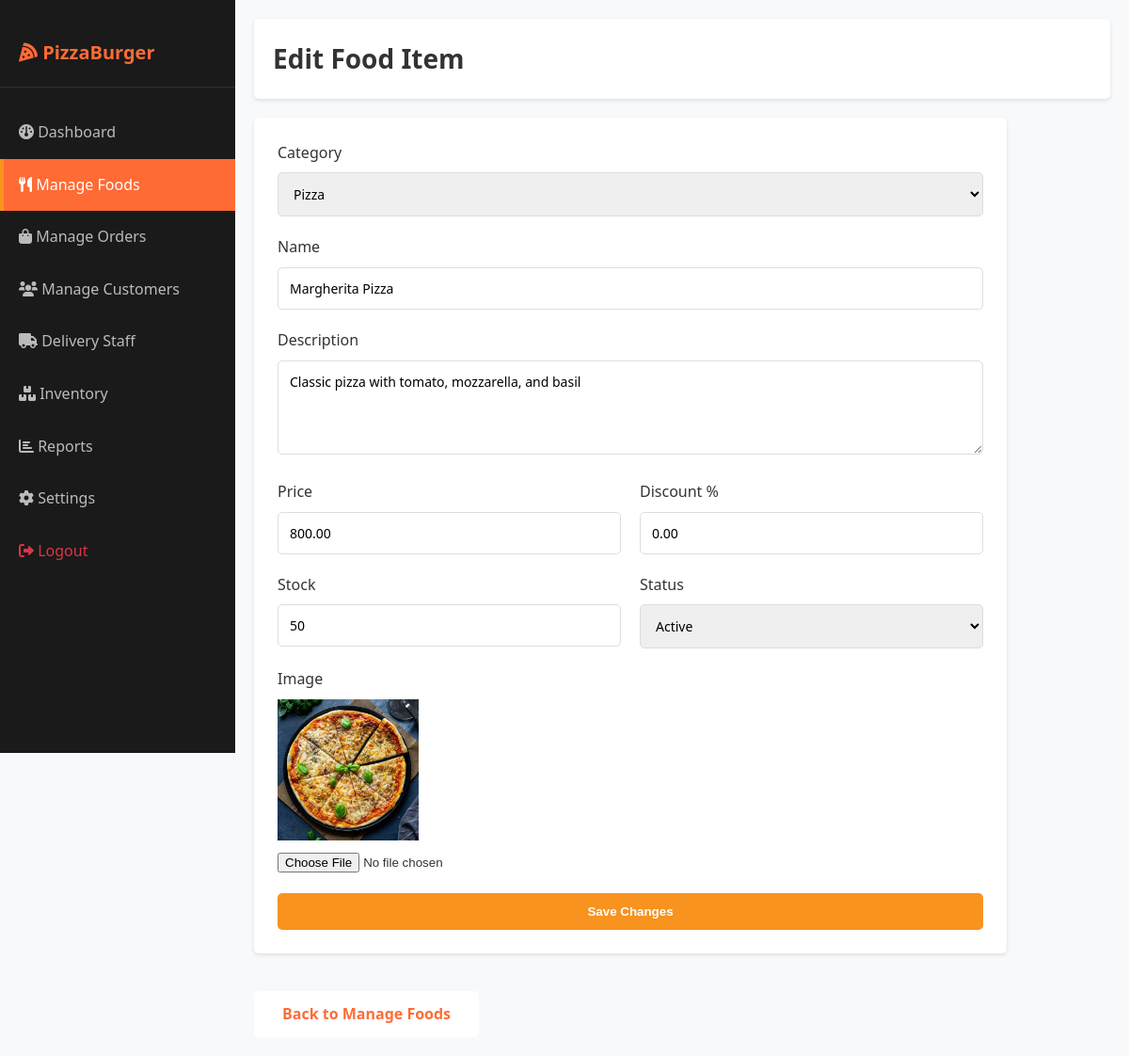
The page /admin/edit-food.php?id=1 (signed in) on the database its author committed.
### tables this page shows
CREATE TABLE IF NOT EXISTS food_items (
    id INT PRIMARY KEY AUTO_INCREMENT,
    category_id INT NOT NULL,
    name VARCHAR(150) NOT NULL,
    description TEXT,
    price DECIMAL(8, 2) NOT NULL,
    discount_percentage DECIMAL(5, 2) DEFAULT 0,
    final_price DECIMAL(8, 2),
    image_path VARCHAR(255),
    status ENUM('active', 'inactive', 'out_of_stock') DEFAULT 'active',
    stock INT DEFAULT 0,
    rating DECIMAL(3, 2) DEFAULT 0,
    total_orders INT DEFAULT 0,
    created_at TIMESTAMP DEFAULT CURRENT_TIMESTAMP,
    updated_at TIMESTAMP DEFAULT CURRENT_TIMESTAMP ON UPDATE CURRENT_TIMESTAMP,
    FOREIGN KEY (category_id) REFERENCES categories(id) ON DELETE CASCADE,
    INDEX idx_category (category_id),
    INDEX idx_status (status),
    INDEX idx_price (price)
);

CREATE TABLE IF NOT EXISTS categories (
    id INT PRIMARY KEY AUTO_INCREMENT,
    name VARCHAR(100) UNIQUE NOT NULL,
    description TEXT,
    image_path VARCHAR(255),
    status ENUM('active', 'inactive') DEFAULT 'active',
    created_at TIMESTAMP DEFAULT CURRENT_TIMESTAMP,
    INDEX idx_name (name),
    INDEX idx_status (status)
);

### backend/classes/Food.php (called while the page is built, shortened)
<?php
require_once 'Database.php';
class Food {
    private $db;
    public function __construct($connection) {
        $this->db = new Database($connection);
    }
    public function getById($id) {
        $result = $this->db->selectOne(
            "SELECT f.*, c.name as category_name
             FROM food_items f
             JOIN categories c ON f.category_id = c.id
             WHERE f.id = ?",
            [$id]
        );
        return $result;
    }
    public function getCategories() {
        $result = $this->db->select("SELECT * FROM categories WHERE status = 'active' ORDER BY name");
        return $result;
    }
}
?>

### backend/classes/Database.php (called while the page is built, shortened)
<?php
class Database {
    private $conn;
    public function __construct($connection) {
        $this->conn = $connection;
    }
    public function select($query, $params = []) {
        $stmt = $this->conn->prepare($query);
        if (!empty($params)) {
            $types = '';
            $values = [];
            foreach ($params as $param) {
                if (is_int($param)) {
                    $types .= 'i';
                } elseif (is_float($param)) {
                    $types .= 'd';
                } else {
                    $types .= 's';
                }
                $values[] = $param;
            }
            array_unshift($values, $types);
            $refs = [];
            foreach ($values as $key => $value) {
                $refs[$key] = &$values[$key];
            }
            call_user_func_array([$stmt, 'bind_param'], $refs);
        }
        if (!$stmt->execute()) {
            return ['success' => false, 'message' => 'Query execution failed: ' . $stmt->error];
        }
        $result = $stmt->get_result();
        $data = [];
        while ($row = $result->fetch_assoc()) {
            $data[] = $row;
        }
        return ['success' => true, 'data' => $data];
    }
    public function selectOne($query, $params = []) {
        $result = $this->select($query, $params);
        if ($result['success'] && !empty($result['data'])) {
            return ['success' => true, 'data' => $result['data'][0]];
        }
        return ['success' => false, 'message' => 'No data found'];
    }
}
?>

### backend/includes/functions.php (called while the page is built, shortened)
<?php
function food_image_url($image_path) {
    $filename = basename(trim((string) $image_path));
    $uploaded_file = UPLOAD_DIR . 'food_images/' . $filename;
    $sample_file = dirname(__FILE__, 3) . '/images/' . $filename;
    if (is_file($sample_file)) {
        return SITE_URL . 'images/' . rawurlencode($filename);
    }
    return SITE_URL . 'images/placeholder.png';
}
?>

### admin/edit-food.php (the view, shortened to what this page needs)
<?php
require_once '../backend/includes/init.php';
$food_obj = new Food($conn);
$categories = $food_obj->getCategories();
$food_id = intval($_GET['id'] ?? 0);
$food_item = null;
if ($food_id) {
    $result = $food_obj->getById($food_id);
    if ($result['success']) {
        $food_item = $result['data'];
    }
}
?>
<!DOCTYPE html>
<html lang="en">
<head>
    <link rel="stylesheet" href="<?php echo SITE_URL; ?>css/style.css">
    <link rel="stylesheet" href="https://cdnjs.cloudflare.com/ajax/libs/font-awesome/6.0.0/css/all.min.css">
</head>
<body>
<div class="admin-container">
    <aside class="sidebar">
        <div class="sidebar-logo">
            <i class="fas fa-pizza-slice"></i> PizzaBurger
        </div>
        <ul class="sidebar-menu">
            <li><a href="dashboard.php"><i class="fas fa-dashboard"></i> Dashboard</a></li>
            <li><a href="manage-foods.php" class="active"><i class="fas fa-utensils"></i> Manage Foods</a></li>
            <li><a href="manage-orders.php"><i class="fas fa-shopping-bag"></i> Manage Orders</a></li>
            <li><a href="manage-customers.php"><i class="fas fa-users"></i> Manage Customers</a></li>
            <li><a href="manage-delivery.php"><i class="fas fa-truck"></i> Delivery Staff</a></li>
            <li><a href="manage-inventory.php"><i class="fas fa-boxes"></i> Inventory</a></li>
            <li><a href="reports.php"><i class="fas fa-chart-bar"></i> Reports</a></li>
            <li><a href="settings.php"><i class="fas fa-cog"></i> Settings</a></li>
            <li><a href="logout.php" style="color: #dc3545 !important;"><i class="fas fa-sign-out-alt"></i> Logout</a></li>
        </ul>
    </aside>
    <main class="main-content">
        <div class="admin-header">
            <h1>Edit Food Item</h1>
        </div>
        <div style="background: white; padding: 25px; border-radius: 5px; box-shadow: 0 2px 4px rgba(0,0,0,0.1); max-width: 800px; margin-bottom: 40px;">
            <form method="POST" enctype="multipart/form-data">
                <div class="form-group">
                    <label>Category</label>
                    <select name="category_id" required>
                        <?php foreach ($categories['data'] as $category): ?>
                            <option value="<?php echo $category['id']; ?>"<?php echo $food_item['category_id'] == $category['id'] ? ' selected' : ''; ?>><?php echo htmlspecialchars($category['name']); ?></option>
                        <?php endforeach; ?>
                    </select>
                </div>
                <div class="form-group">
                    <label>Name</label>
                    <input type="text" name="name" value="<?php echo htmlspecialchars($food_item['name']); ?>" required>
                </div>
                <div class="form-group">
                    <label>Description</label>
                    <textarea name="description" style="min-height: 100px;"><?php echo htmlspecialchars($food_item['description']); ?></textarea>
                </div>
                <div class="row cols-2">
                    <div class="form-group">
                        <label>Price</label>
                        <input type="number" name="price" step="0.01" value="<?php echo htmlspecialchars($food_item['price']); ?>" required>
                    </div>
                    <div class="form-group">
                        <label>Discount %</label>
                        <input type="number" name="discount_percentage" step="0.01" value="<?php echo htmlspecialchars($food_item['discount_percentage']); ?>">
                    </div>
                </div>
                <div class="row cols-2">
                    <div class="form-group">
                        <label>Stock</label>
                        <input type="number" name="stock" value="<?php echo htmlspecialchars($food_item['stock']); ?>">
                    </div>
                    <div class="form-group">
                        <label>Status</label>
                        <select name="status" required>
                            <option value="active"<?php echo $food_item['status'] === 'active' ? ' selected' : ''; ?>>Active</option>
                        </select>
                    </div>
                </div>
                <div class="form-group">
                    <label>Image</label>
                    <?php if (!empty($food_item['image_path'])): ?>
                                <img src="<?php echo food_image_url($food_item['image_path']); ?>" alt="Image" style="max-width: 150px; display: block; margin-bottom: 10px;">
                    <?php endif; ?>
                    <input type="file" name="image" accept="image/*">
                </div>
                <button type="submit" class="btn-secondary" style="width: 100%;">Save Changes</button>
            </form>
        </div>
        <a href="manage-foods.php" class="btn-primary" style="text-decoration: none;">Back to Manage Foods</a>
    </main>
</div>
</body>
</html>

### css/style.css (style rules this page uses)
* { margin: 0; padding: 0; box-sizing: border-box; }
:root { --primary-color: #FF6B35; --secondary-color: #F7931E; --dark-color: #1a1a1a; --light-color: #f8f9fa; --text-color: #333; --border-color: #ddd; --success-color: #28a745; --danger-color: #dc3545; --warning-color: #ffc107; --info-color: #17a2b8; }
html, body { font-family: 'Segoe UI', Tahoma, Geneva, Verdana, sans-serif; background-color: var(--light-color); color: var(--text-color); line-height: 1.6; }
.btn-primary { padding: 12px 30px; background: white; color: var(--primary-color); border: none; border-radius: 5px; cursor: pointer; font-weight: bold; transition: all 0.3s; text-decoration: none; display: inline-block; }
.btn-secondary { padding: 12px 30px; background: var(--secondary-color); color: white; border: none; border-radius: 5px; cursor: pointer; font-weight: bold; transition: all 0.3s; text-decoration: none; display: inline-block; }
.row { display: grid; gap: 20px; }
.row.cols-2 { grid-template-columns: repeat(auto-fit, minmax(250px, 1fr)); }
.form-group { margin-bottom: 20px; }
label { display: block; margin-bottom: 8px; font-weight: 500; color: var(--text-color); }
input[type="text"], input[type="email"], input[type="password"], input[type="phone"], input[type="number"], textarea, select { width: 100%; padding: 12px; border: 1px solid var(--border-color); border-radius: 5px; font-family: inherit; font-size: 14px; transition: border-color 0.3s; }
textarea { resize: vertical; min-height: 100px; }
.admin-container { display: flex; min-height: 100vh; }
.sidebar { width: 250px; background: var(--dark-color); color: white; padding: 20px 0; position: fixed; left: 0; top: 0; height: 100vh; overflow-y: auto; }
.sidebar-logo { padding: 20px; border-bottom: 1px solid #333; margin-bottom: 20px; font-size: 20px; font-weight: bold; color: var(--primary-color); }
.sidebar-menu { list-style: none; }
.sidebar-menu li { margin: 0; }
.sidebar-menu a { display: block; padding: 15px 20px; color: #bbb; text-decoration: none; transition: all 0.3s; }
.sidebar-menu a:hover, .sidebar-menu a.active { background: var(--primary-color); color: white; border-left: 4px solid var(--secondary-color); padding-left: 16px; }
.main-content { flex: 1; margin-left: 250px; padding: 20px; }
.admin-header { background: white; padding: 20px; border-radius: 5px; margin-bottom: 20px; display: flex; justify-content: space-between; align-items: center; box-shadow: 0 2px 4px rgba(0,0,0,0.1); }
.admin-header h1 { font-size: 28px; margin: 0; }

### rows shown on the page
food_items: category_id "Pizza", name "Margherita Pizza", description "Classic pizza with tomato, mozzarella, and basil", price "800.00", discount_percentage "0.00", stock "50", status "Active", image_path (picture)
